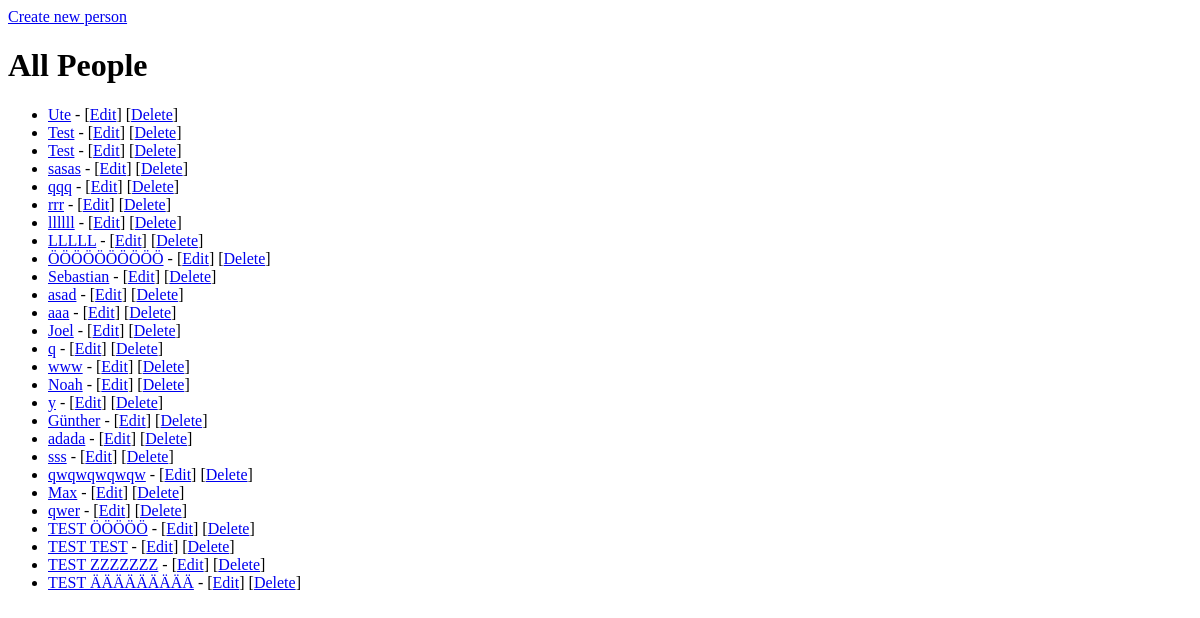
The app's page /people, older data.
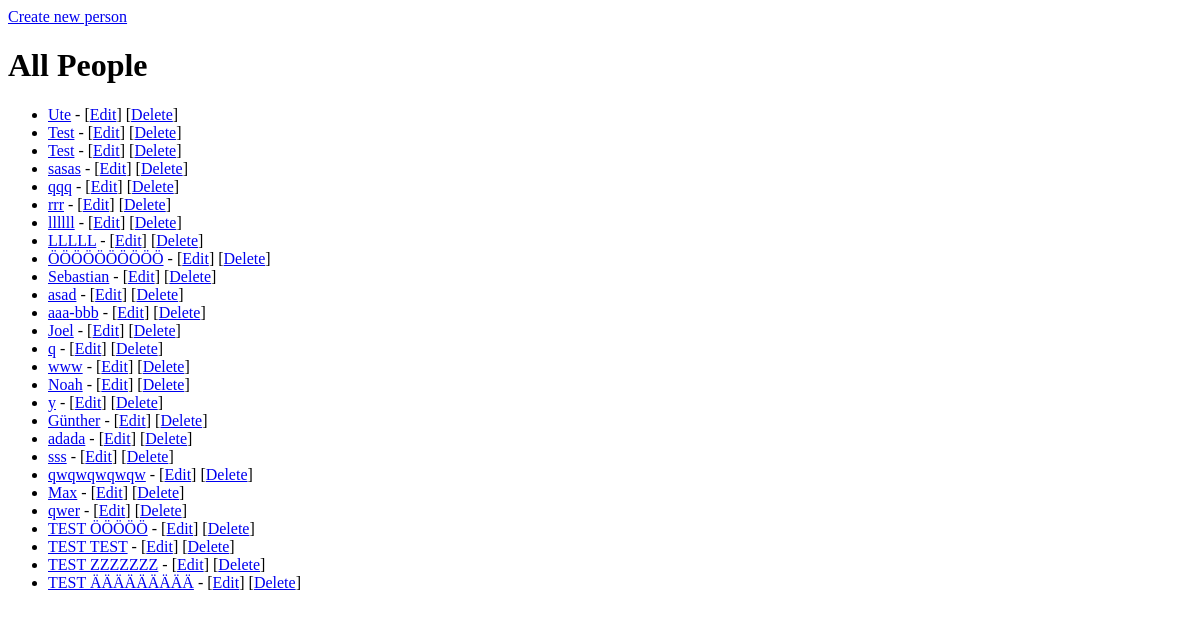
The same page, newer data.
### sevo_views/models.py (models this page shows, shortened)
class Person(models.Model):
    firstname = models.CharField(max_length=255)
    lastname = models.CharField(max_length=255)
    birthday = models.DateField()
    created_at = models.DateTimeField(auto_now=True)
    updated_at = models.DateField(auto_now_add=True)
    class Meta():
        ordering = ["birthday"]

### sevo_views/sevo_class_views/v.py (the view)
        def view_function(request, **kwargs):
            cls._instance = cls()
            setup_return = cls._instance._setup(request, **kwargs)
            cls._instance.after_setup(request, **kwargs)
            return setup_return

### sevo_views/sevo_class_views/v.py (called while the page is built)
    @classmethod
    def as_view(cls, **init_kwargs):
        for key in init_kwargs:
            if hasattr(cls, key):
                setattr(cls, key, init_kwargs[key])
        def view_function(request, **kwargs):
            cls._instance = cls()
            setup_return = cls._instance._setup(request, **kwargs)
            cls._instance.after_setup(request, **kwargs)
            return setup_return
        return view_function

    def get_context(self):
        return {}

    def _setup(self, request, **kwargs):
        return render(request, type(self).template_name, type(self)._instance.get_context())

    def after_setup(self, request, **kwargs):
        pass

    def get_context(self):
        context = super().get_context()
        context[type(self).context_model_name] = type(self)._query_object
        return context

    def get_query_object(self):
        return type(self)._query_object

    def get_queryset(self):
        return type(self).model.objects.all()

    def _setup(self, request, **kwargs):
        type(self)._query_object = self.get_queryset()
        type(self)._query_object = self.get_queries()
        return super()._setup(request, **kwargs)

### sevo_views/templates/sevo_views/index.html (shortened to what this page needs)
{% extends "base.html" %}
{% block header %}
    <header>
        <a href="{% url "person-create" %}">Create new person</a>
        <h1>
            {{ title|title }}
        </h1>
    </header>
{% endblock %}
{% block main %}
    <ul>
        {% for person in model %}
            <li>
                <a href="{% url "person-detail" id=person.id %}">{{ person.firstname }}</a>
                -
                [<a href="{% url "person-update" id=person.id %}">Edit</a>]
                [<a href="{% url "person-delete" id=person.id %}">Delete</a>]
            </li>
        {% endfor %}
    </ul>
{% endblock %}

Row changes from the older to the newer data that the page shows:
changed Person: firstname "aaa" → "aaa-bbb"
